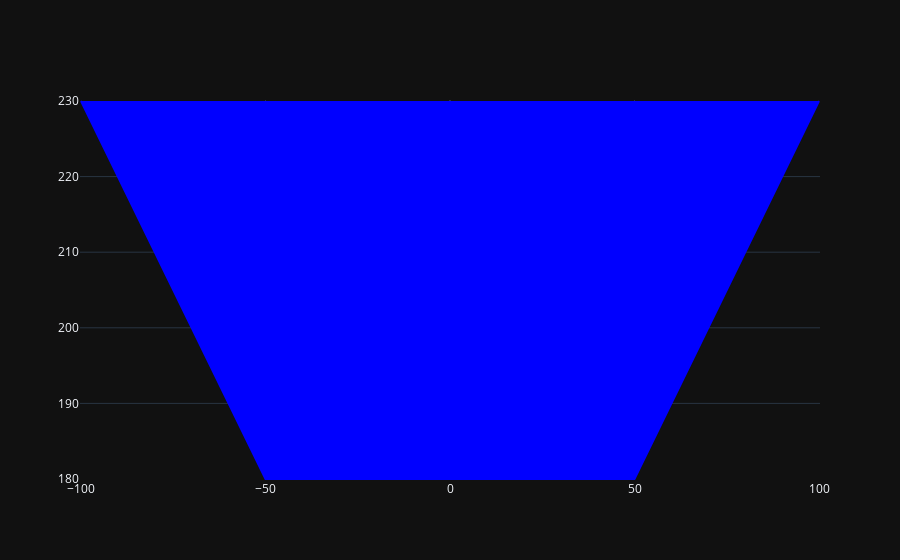

This figure's notebook cell:
### Code cell
section = dict(
    type='path',
    path=path,
    fillcolor=colors[0],
    line=dict(color=colors[0])
)

layout = go.Layout(shapes=[section])
fig = go.Figure(data=[{}], layout=layout)

offline.iplot(fig)

### Figure 1 — Plotly figure (JSON) as saved in the notebook; plotly's stock layout.template omitted (floating-point values rounded to 4 significant figures)
{"data": [{"type": "scatter"}], "layout": {"shapes": [{"fillcolor": "blue", "line": {"color": "blue"}, "path": "M 100.0,230 L 50.0,180 L -50.0,180 L -100.0,230 z", "type": "path"}]}}
